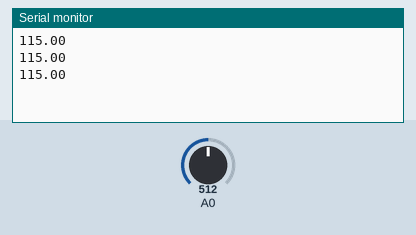
This sketch was run on a simulated Arduino Uno, built with avr-gcc and run on an emulated ATmega328P. Shown: the last lines printed to the serial monitor. The test bench sets the inputs (shaded band); at power-on: A0 = 512.

Above: at 1.3 s.
1.4 s: A0 set to 716
At 1.9 s:
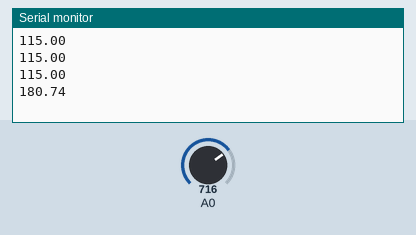
2.9 s: A0 set to 900
At 3.4 s:
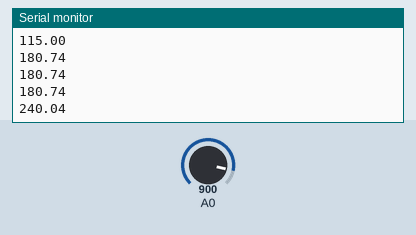
Timing chart, 0 to 5.9 s (numbered marks = the images above; inputs shaded):
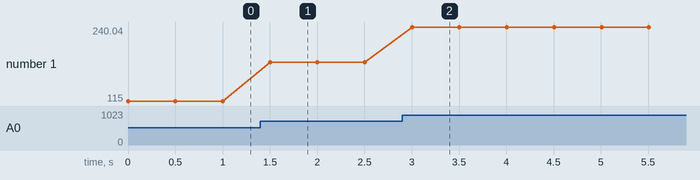

The sketch:

thermerSensor.ino
```cpp
void setup() {
  // put your setup code here, to run once:
  Serial.begin(9600);
}

float temp, volt;
int analogv;

void loop() {
  // put your main code here, to run repeatedly:
  analogv = analogRead(A0);
  volt = 3.3 * ((float)analogv / 1024.0);
  temp = (float)((volt * 100) - 50);
  Serial.println(temp);
  delay(500);
}
```

Measured:
- after the input at 1.4 s, the serial monitor: prints a new line after 0.10 s (image 1)
- after the input at 2.9 s, the serial monitor: prints a new line after 0.10 s (image 2)
- plotted number 1: 115 → 180.74 after the input at 1.4 s, 180.74 → 240.04 after the input at 2.9 s
